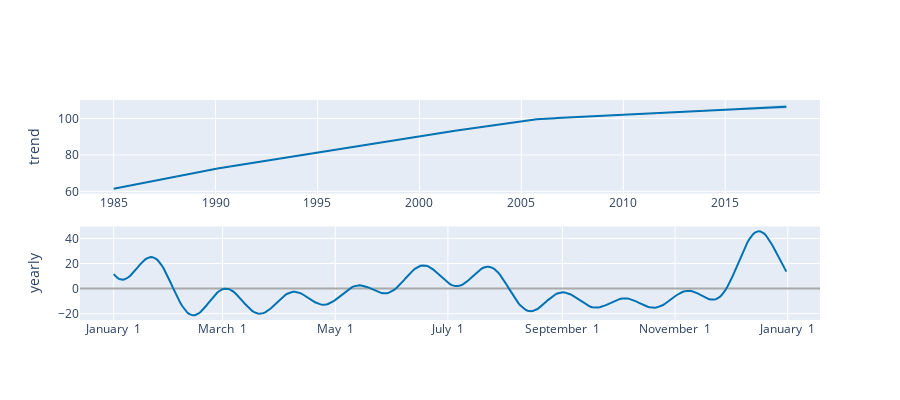

Notebook code for this chart:
### Code cell
# plotting future trend of the data
plot_components_plotly(model,forecast)

### Figure 1 — Plotly figure (JSON) as saved in the notebook; plotly's stock layout.template omitted (floating-point values rounded to 4 significant figures; data arrays with more than 128 entries replaced by an {"elided": "..."} marker saying what was removed)
{"data": [{"line": {"color": "#0072B2", "width": 2}, "mode": "lines", "name": "trend", "type": "scatter", "x": {"elided": "397 str values"}, "xaxis": "x", "y": {"elided": "397 float values"}, "yaxis": "y"}, {"line": {"color": "rgba(0, 114, 178, 0.2)", "width": 0}, "mode": "lines", "name": "trend_upper", "type": "scatter", "x": {"elided": "397 str values"}, "xaxis": "x", "y": {"elided": "397 float values"}, "yaxis": "y"}, {"fill": "tonexty", "fillcolor": "rgba(0, 114, 178, 0.2)", "line": {"color": "rgba(0, 114, 178, 0.2)", "width": 0}, "mode": "lines", "name": "trend_lower", "type": "scatter", "x": {"elided": "397 str values"}, "xaxis": "x", "y": {"elided": "397 float values"}, "yaxis": "y"}, {"line": {"color": "#0072B2", "width": 2}, "mode": "lines", "name": "yearly", "type": "scatter", "x": {"elided": "365 str values"}, "xaxis": "x2", "y": {"elided": "365 float values"}, "yaxis": "y2"}], "layout": {"height": 400, "showlegend": false, "width": 900, "xaxis": {"anchor": "y", "domain": [0, 1], "range": ["1983-05-09T09:36:00", "2019-08-25T14:24:00"], "type": "date"}, "xaxis2": {"anchor": "y2", "domain": [0, 1], "range": ["2016-12-13T18:54:02.958904115", "2018-01-18T11:04:57.863013581"], "tickformat": "%B %e", "type": "date"}, "yaxis": {"anchor": "x", "domain": [0.575, 1], "rangemode": "normal", "title": {"text": "trend"}, "zerolinecolor": "#AAA"}, "yaxis2": {"anchor": "x2", "domain": [0, 0.425], "title": {"text": "yearly"}, "zerolinecolor": "#AAA"}}}
